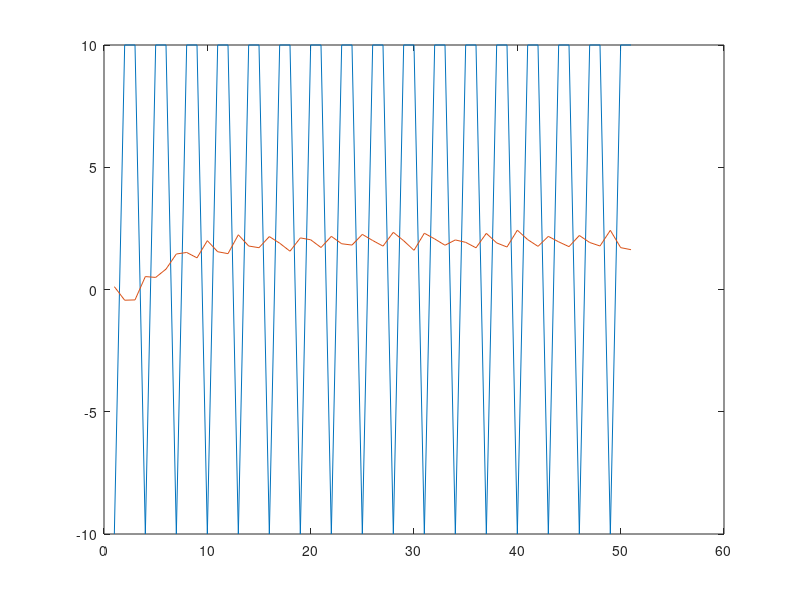
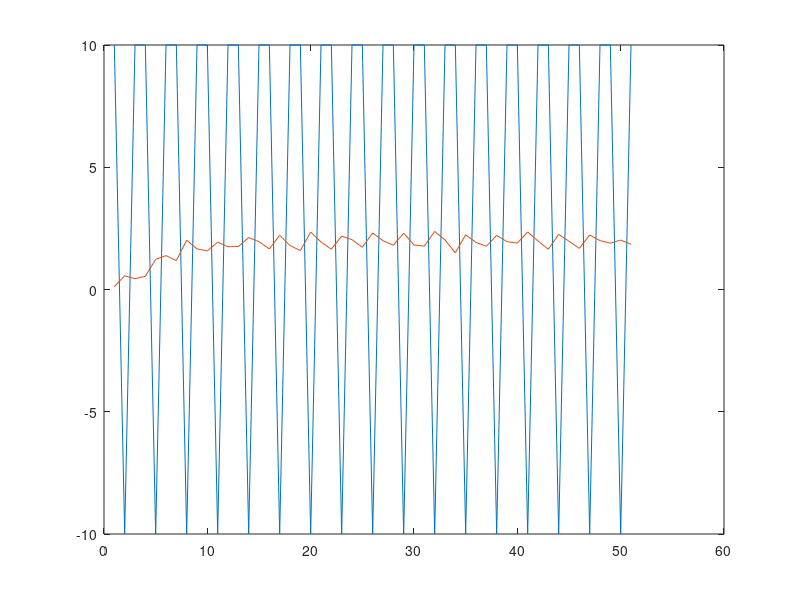

Source code (MATLAB) for these figures, in order:
close all
clear all
%DI: datos de identificación de la planta de temperatura
%DV: datos de validación de la planta de temperatura
%entrada: incremento de flujo
%salida: incremento de temperatura
%PERIODO DE MUESTREO = 4

DI = [  -10.0000    0.1165
   10.0000   -0.4378
   10.0000   -0.4256
  -10.0000    0.5286
   10.0000    0.4944
   10.0000    0.8339
  -10.0000    1.4520
   10.0000    1.5151
   10.0000    1.2946
  -10.0000    1.9978
   10.0000    1.5447
   10.0000    1.4664
  -10.0000    2.2381
   10.0000    1.7785
   10.0000    1.7096
  -10.0000    2.1644
   10.0000    1.8943
   10.0000    1.5663
  -10.0000    2.1105
   10.0000    2.0343
   10.0000    1.7178
  -10.0000    2.1736
   10.0000    1.8713
   10.0000    1.8175
  -10.0000    2.2546
   10.0000    2.0043
   10.0000    1.7748
  -10.0000    2.3387
   10.0000    1.9951
   10.0000    1.6026
  -10.0000    2.3019
   10.0000    2.0685
   10.0000    1.8103
  -10.0000    2.0271
   10.0000    1.9290
   10.0000    1.7055
  -10.0000    2.2969
   10.0000    1.9055
   10.0000    1.7377
  -10.0000    2.4259
   10.0000    2.0414
   10.0000    1.7648
  -10.0000    2.1729
   10.0000    1.9496
   10.0000    1.7528
  -10.0000    2.2095
   10.0000    1.9230
   10.0000    1.7795
  -10.0000    2.4210
   10.0000    1.7123
   10.0000    1.6282];
   
DV =[   10.0000    0.1165
  -10.0000    0.5632
   10.0000    0.4406
   10.0000    0.5428
  -10.0000    1.2336
   10.0000    1.3868
   10.0000    1.1806
  -10.0000    2.0180
   10.0000    1.6605
   10.0000    1.5817
  -10.0000    1.9371
   10.0000    1.7483
   10.0000    1.7584
  -10.0000    2.1229
   10.0000    1.9554
   10.0000    1.6575
  -10.0000    2.2182
   10.0000    1.7966
   10.0000    1.5920
  -10.0000    2.3494
   10.0000    1.9415
   10.0000    1.6500
  -10.0000    2.1826
   10.0000    2.0383
   10.0000    1.7289
  -10.0000    2.3140
   10.0000    1.9944
   10.0000    1.8122
  -10.0000    2.3042
   10.0000    1.8217
   10.0000    1.7749
  -10.0000    2.3773
   10.0000    2.0292
   10.0000    1.5000
  -10.0000    2.2377
   10.0000    1.9243
   10.0000    1.7697
  -10.0000    2.2141
   10.0000    1.9565
   10.0000    1.8986
  -10.0000    2.3500
   10.0000    1.9835
   10.0000    1.6456
  -10.0000    2.2582
   10.0000    1.9715
   10.0000    1.6823
  -10.0000    2.2316
   10.0000    1.9982
   10.0000    1.8938
  -10.0000    2.0208
   10.0000    1.8469];

figure(1)
plot(DI(:,1))
hold on
plot(DI(:,2))

figure(2)
plot(DV(:,1))
hold on
plot(DV(:,2))
